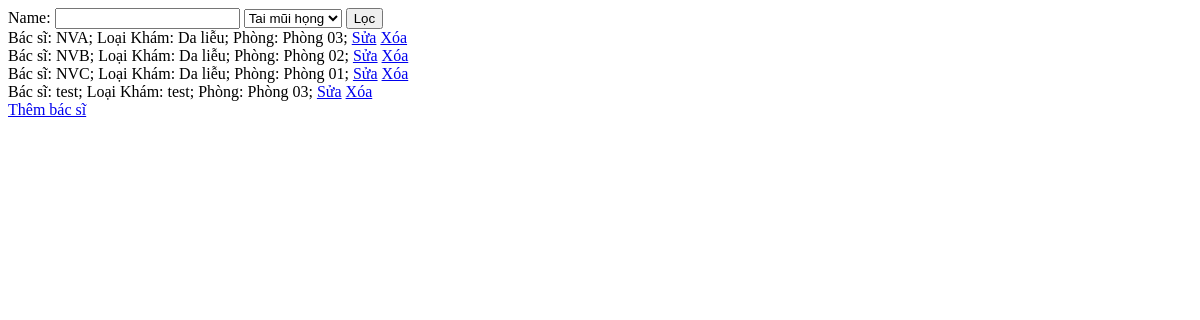
Before: /BacSi/ (signed in) with the older database file.
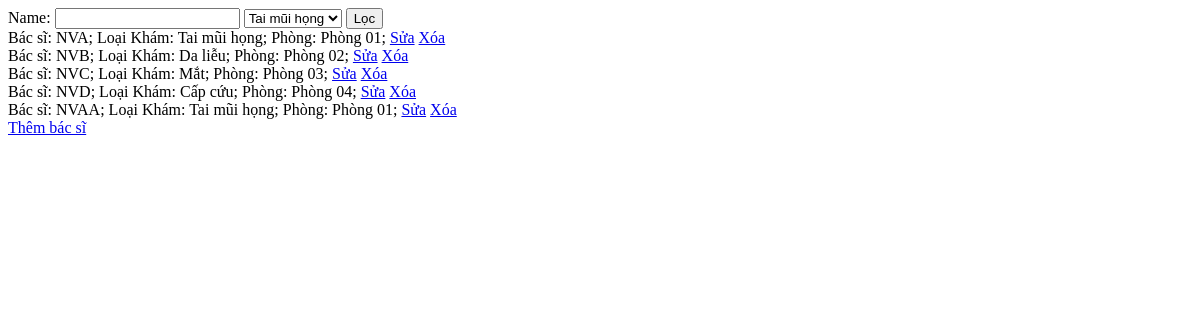
After: the same page with the newer database file.
### BacSi/models.py (models this page shows)
class BacSi(models.Model):
    BacSi_id = models.CharField(primary_key=True, max_length=50)
    Name = models.CharField(max_length=50)
    LoaiKham_id = models.ForeignKey(LoaiKham, on_delete=models.CASCADE)
    PhongKham_id = models.ForeignKey(PhongKham, on_delete=models.CASCADE)

### LoaiKham/models.py (models this page shows)
class LoaiKham(models.Model):
    LoaiKham_id = models.AutoField(primary_key=True)
    Name = models.CharField(max_length=100)

### PhongKham/models.py (models this page shows)
class PhongKham(models.Model):
    PhongKham_id = models.AutoField(primary_key=True)
    Name = models.CharField(max_length=50)

### BacSi/views.py (the view)
# urls.py: path('', views.viewBacSi),
@login_required
def viewBacSi(request):
    bs = BacSi.objects.all()
    lk = LoaiKham.objects.all()
    context = {'bs':bs,'lk':lk}
    return render(request, 'BacSi/QLBacSi.html', context)

### BacSi/templates/BacSi/QLBacSi.html (shortened to what this page needs)
<!DOCTYPE html>
<html lang="en">
<head>
</head>
<body>
    <form action="Fillter", method = 'POST'>
        Name:
        <input type="text" name = "Search">
        <select name="LoaiKham">
            {% for i in lk %}
                <option value="{{i.LoaiKham_id}}">{{i.Name}}</option>
            {% endfor %}
        </select>
        <input type="submit", value = "Lọc"><br>
        {% for i in bs%}
            Bác sĩ: {{i.Name}};
            Loại Khám: {{i.LoaiKham_id.Name}};
            Phòng: {{i.PhongKham_id.Name}};
            <a href="FormBacSi/{{i.BacSi_id}}">Sửa</a>
            <a href="DelBacSi/{{i.BacSi_id}}">Xóa</a>
        {% endfor%}
        <a href="addBacSiForm" class = "btn btn-primary">Thêm bác sĩ</a>
    </form>
</body>
</html>

Changed rows visible on the page:
removed BacSi: Name "test", LoaiKham_id.Name "test", PhongKham_id.Name "Phòng 03"
changed BacSi "NVA": LoaiKham_id.Name "Da liễu" → "Tai mũi họng"; PhongKham_id.Name "Phòng 03" → "Phòng 01"
changed BacSi "NVC": LoaiKham_id.Name "Da liễu" → "Mắt"; PhongKham_id.Name "Phòng 01" → "Phòng 03"
added BacSi: Name "NVD", LoaiKham_id.Name "Cấp cứu", PhongKham_id.Name "Phòng 04"
added BacSi: Name "NVAA", LoaiKham_id.Name "Tai mũi họng", PhongKham_id.Name "Phòng 01"
